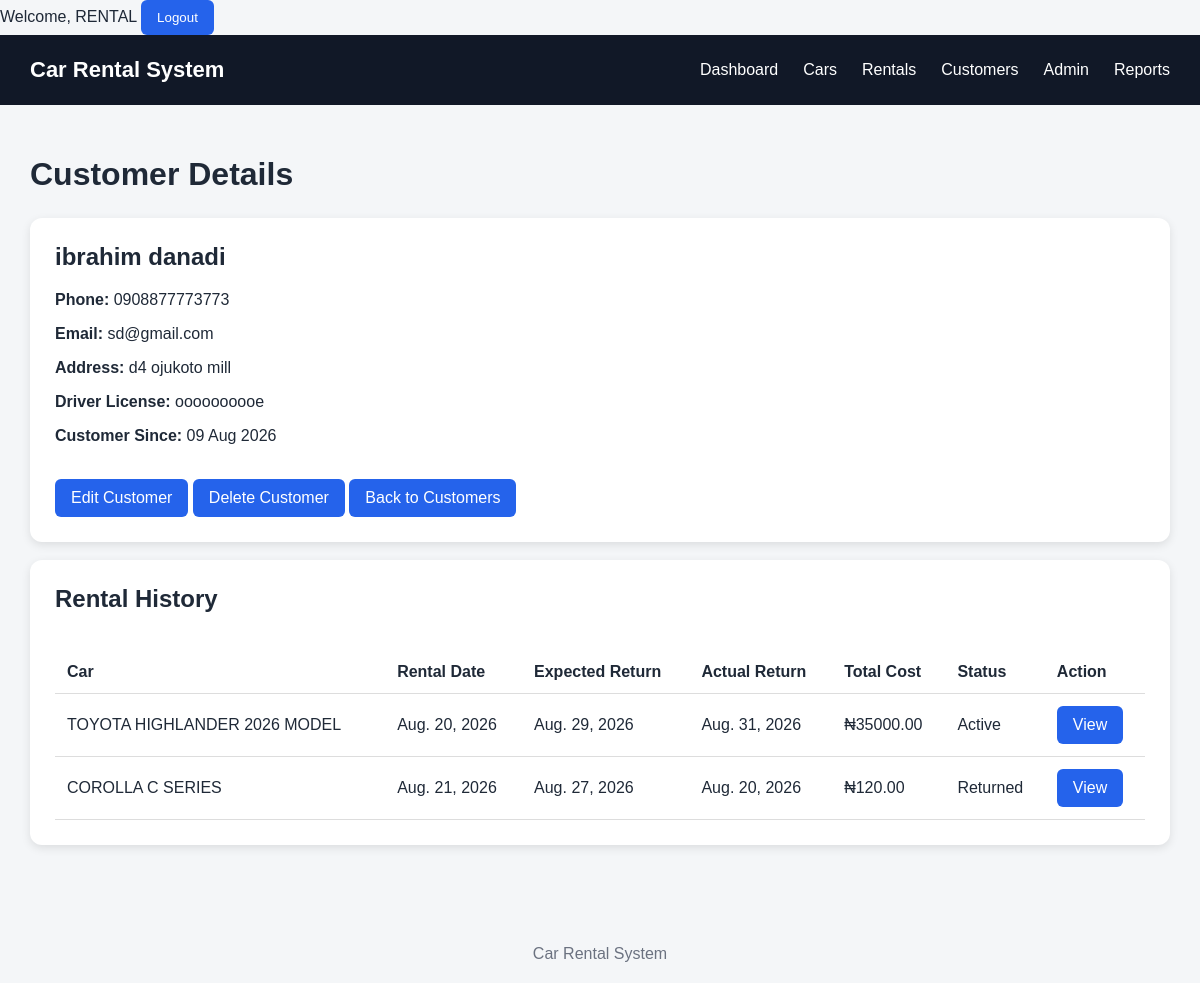
/customers/2/ (signed in), run on the app's committed database.
### customers/models.py (models this page shows, shortened)
class Customer(models.Model):
    full_name = models.CharField(max_length=150)
    phone = models.CharField(max_length=20)
    email = models.EmailField(
        blank=True,
        null=True
    )
    address = models.TextField(
        blank=True
    )
    driver_license = models.CharField(
        max_length=50,
        unique=True
    )
    created_at = models.DateTimeField(
        auto_now_add=True
    )
    updated_at = models.DateTimeField(
        auto_now=True
    )

### rentals/models.py (models this page shows, shortened)
class Rental(models.Model):
    customer = models.ForeignKey(
        Customer,
        on_delete=models.PROTECT,
        related_name="rentals"
    )
    car = models.ForeignKey(
        Car,
        on_delete=models.PROTECT,
        related_name="rentals"
    )
    rental_date = models.DateField()
    expected_return_date = models.DateField()
    actual_return_date = models.DateField(
        blank=True,
        null=True
    )
    daily_price = models.DecimalField(
        max_digits=10,
        decimal_places=2
    )
    total_cost = models.DecimalField(
        max_digits=12,
        decimal_places=2,
        default=0
    )
    amount_paid = models.DecimalField(
    max_digits=12,
    decimal_places=2,
    default=0
)
    payment_status = models.CharField(
        max_length=20,
        choices=[
            ("pending", "Pending"),
            ("partial", "Partial"),
            ("paid", "Paid"),
        ],
        default="pending"
    )
    status = models.CharField(
        max_length=20,
        choices=[
            ("active", "Active"),
            ("returned", "Returned"),
        ],
        default="active"
    )
    created_at = models.DateTimeField(
        auto_now_add=True
    )

### cars/models.py (models this page shows, shortened)
class Car(models.Model):
    STATUS_CHOICES = [
        ("available", "Available"),
        ("rented", "Rented"),
        ("returned", "Returned"),
        ("maintenance", "Maintenance"),
    ]
    TRANSMISSION_CHOICES = [
        ("automatic", "Automatic"),
        ("manual", "Manual"),
    ]
    FUEL_CHOICES = [
        ("petrol", "Petrol"),
        ("diesel", "Diesel"),
        ("electric", "Electric"),
        ("hybrid", "Hybrid"),
    ]
    brand = models.CharField(max_length=100)
    model = models.CharField(max_length=100)
    year = models.PositiveIntegerField()
    plate_number = models.CharField(max_length=20, unique=True)
    color = models.CharField(max_length=50)
    transmission = models.CharField(
        max_length=20,
        choices=TRANSMISSION_CHOICES
    )
    fuel_type = models.CharField(
        max_length=20,
        choices=FUEL_CHOICES
    )
    seats = models.PositiveSmallIntegerField()
    daily_price = models.DecimalField(
        max_digits=10,
        decimal_places=2
    )
    image = models.ImageField(
        upload_to="cars/",
        blank=True,
        null=True
    )
    description = models.TextField(
        blank=True
    )
    status = models.CharField(
        max_length=20,
        choices=STATUS_CHOICES,
        default="available"
    )
    created_at = models.DateTimeField(
        auto_now_add=True
    )
    updated_at = models.DateTimeField(
        auto_now=True
    )

### customers/views.py (the view)
@login_required
def customer_detail(request, pk):
    customer = get_object_or_404(
        Customer,
        pk=pk
    )
    rentals = customer.rentals.select_related(
        "car"
    ).all()
    context = {
        "customer": customer,
        "rentals": rentals,
    }
    return render(
        request,
        "customers/customer_detail.html",
        context
    )

### customers/templates/customers/customer_detail.html (shortened to what this page needs)
{% extends "base.html" %}
{% block content %}
<h1 class="page-title">
    Customer Details
</h1>
<div class="card">
    <h2>{{ customer.full_name }}</h2>
    <p>
        <strong>Phone:</strong>
        {{ customer.phone }}
    </p>
    <p>
        <strong>Email:</strong>
        {{ customer.email|default:"Not provided" }}
    </p>
    <p>
        <strong>Address:</strong>
        {{ customer.address|default:"Not provided" }}
    </p>
    <p>
        <strong>Driver License:</strong>
        {{ customer.driver_license }}
    </p>
    <p>
        <strong>Customer Since:</strong>
        {{ customer.created_at|date:"d M Y" }}
    </p>
    <br>
    <a
        href="{% url 'customer_edit' customer.pk %}"
        class="btn"
    >
        Edit Customer
    </a>
    <a
        href="{% url 'customer_delete' customer.pk %}"
        class="btn"
    >
        Delete Customer
    </a>
    <a
        href="{% url 'customer_list' %}"
        class="btn"
    >
        Back to Customers
    </a>
</div>
<br>
<div class="card">
    <h2>Rental History</h2>
    <br>
    <table>
        <thead>
            <tr>
                <th>Car</th>
                <th>Rental Date</th>
                <th>Expected Return</th>
                <th>Actual Return</th>
                <th>Total Cost</th>
                <th>Status</th>
                <th>Action</th>
            </tr>
        </thead>
        <tbody>
        {% for rental in rentals %}
            <tr>
                <td>
                    {{ rental.car.brand }}
                    {{ rental.car.model }}
                </td>
                <td>
                    {{ rental.rental_date }}
                </td>
                <td>
                    {{ rental.expected_return_date }}
                </td>
                <td>
                    {{ rental.actual_return_date|default:"Not returned" }}
                </td>
                <td>
                    ₦{{ rental.total_cost }}
                </td>
                <td>
                    {{ rental.get_status_display }}
                </td>
                <td>
                    <a
                        href="{% url 'rental_detail' rental.pk %}"
                        class="btn"
                    >
                        View
                    </a>
                </td>
            </tr>
        {% empty %}
            <tr>
                <td colspan="7">
                    This customer has no rental history.
                </td>
            </tr>
        {% endfor %}
        </tbody>
    </table>
</div>
{% endblock %}

### templates/base.html (shortened to what this page needs)
<!DOCTYPE html>
<html lang="en">
<head>
</head>
<body>
    {% if user.is_authenticated %}
    <span>
        Welcome, {{ user.username }}
    </span>
    <form
        method="POST"
        action="{% url 'logout' %}"
        style="display:inline;"
    >
        <button type="submit" class="btn">
            Logout
        </button>
    </form>
{% endif %}
    <nav class="navbar">
        <div class="brand">
            Car Rental System
        </div>
        <div class="nav-links">
            <a href="{% url 'dashboard' %}">
                Dashboard
            </a>
            <a href="{% url 'car_list' %}">
                Cars
            </a>
            <a href="{% url 'rental_list' %}">
                Rentals
            </a>
            <a href="{% url 'customer_list' %}">
                Customers
            </a>
            <a href="/admin/">
                Admin
            </a>
            <a href="{% url 'reports' %}">
                Reports
            </a>
        </div>
    </nav>
    <main class="container">
        {% block content %}{% endblock %}
    </main>
    <footer class="footer">
        Car Rental System
    </footer>
</body>
</html>

### templates/base.html (style rules this page uses)
* { box-sizing: border-box; }
body { margin: 0; font-family: Arial, sans-serif; background: #f4f6f8; color: #1f2937; }
.navbar { background: #111827; color: white; padding: 0 30px; min-height: 70px; display: flex; align-items: center; justify-content: space-between; }
.brand { font-size: 22px; font-weight: bold; }
.nav-links { display: flex; gap: 25px; }
.nav-links a { color: white; text-decoration: none; }
.container { max-width: 1200px; margin: auto; padding: 30px; }
.page-title { margin-bottom: 25px; }
.btn { display: inline-block; padding: 10px 16px; border-radius: 6px; text-decoration: none; border: none; cursor: pointer; background: #2563eb; color: white; }
.footer { margin-top: 50px; padding: 20px; text-align: center; color: #6b7280; }
.card { background: white; padding: 25px; border-radius: 12px; box-shadow: 0 3px 10px rgba(0, 0, 0, 0.1); }
.card h2 { margin-top: 0; }
table { width: 100%; border-collapse: collapse; }
th, td { padding: 12px; border-bottom: 1px solid #ddd; text-align: left; }

### data on the page
Customer: full_name "ibrahim danadi", phone "0908877773773", email "sd@gmail.com", address "d4 ojukoto mill", driver_license "oooooooooe", created_at "09 Aug 2026"
Rental: car.brand "TOYOTA HIGHLANDER", car.model "2026 MODEL", rental_date "Aug. 20, 2026", expected_return_date "Aug. 29, 2026", actual_return_date "Aug. 31, 2026", total_cost "35000.00", status "Active"
Rental: car.brand "COROLLA", car.model "C SERIES", rental_date "Aug. 21, 2026", expected_return_date "Aug. 27, 2026", actual_return_date "Aug. 20, 2026", total_cost "120.00", status "Returned"

### other printed values
{{ user.username }} "RENTAL"
